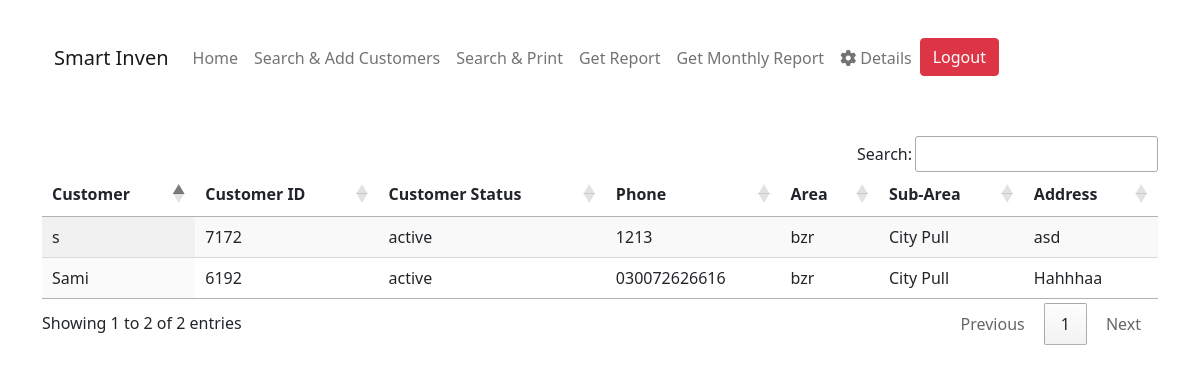
The app's page /total_customer/ (signed in) with its own data.
### main/models.py (models this page shows, shortened)
class Customers(models.Model):
    customer_id = models.CharField(
        max_length=4, blank=True, null=True, unique=True, verbose_name='Customer`s ID')
    name = models.CharField(max_length=1000, blank=False,
                            null=False, verbose_name='Customer`s Name')
    phone = models.CharField(max_length=13, blank=True,
                             null=True, verbose_name='Customer`s Phone Number')
    address = models.TextField(
        null=True, blank=True, verbose_name='Customer`s Address')
    customer_status = models.CharField(max_length=10, choices=(
        ('active', 'Active'), ('disabled', 'Disabled')), default='disabled', null=False)
    area = models.ForeignKey(Area, related_name='customer',
                             on_delete=models.CASCADE, verbose_name='Customer`s area')
    subarea = models.ForeignKey(SubArea, related_name='customer_sarea',
                                on_delete=models.CASCADE, verbose_name='Customer`s Sub-Area')
    customer_fee_assigned = models.DecimalField(max_digits=8, blank=False, null=False,
                                                decimal_places=2, verbose_name='Customer`s Assigned Fee')
    user = models.ForeignKey(User, related_name='user',
                             on_delete=models.CASCADE, verbose_name="Added BY Admin user")
    assigned_to_subuser = models.ForeignKey(
        Subuser, related_name='customersubuser', on_delete=models.CASCADE)

class Area(models.Model):
    area_name = models.CharField(
        max_length=265, blank=False, null=False, verbose_name='Area Name')
    area_user = models.ForeignKey(
        Subuser, related_name='subname', null=False, blank=False, on_delete=models.CASCADE)
    area_added_by = models.ForeignKey(
        User, related_name='adminuser', null=False, blank=False, on_delete=models.CASCADE)
    def __str__(self):
        return self.area_name

class SubArea(models.Model):
    area = models.ForeignKey(Area, related_name='customerarea',
                             on_delete=models.CASCADE, verbose_name='Main area')
    subarea_name = models.CharField(
        max_length=256, blank=False, null=False, verbose_name='Sub-Area`s Name')
    def __str__(self):
        return self.subarea_name

### main/views.py (the view)
# urls.py: path('total_customer/', views.get_total, name='total_customer'),
@login_required
def get_total(request):
    customer_total = {}
    subuser = Subuser.objects.filter(name=request.user.username).first()
    if not subuser:
        if Customers.objects.all().exists():
            customer_total = Customers.objects.all()
    else:
         if Customers.objects.all().exists():
            customer_total = Customers.objects.all().filter(assigned_to_subuser=subuser)
    return render(request, 'total_customers.html', {'customer_total': customer_total})

### main/templates/total_customers.html (shortened to what this page needs)
{% extends 'base.html' %} {% block title %}Disabled Customers{% endblock %} {% block navbar%}
<nav class="navbar navbar-expand-lg navbar-light container">
  <div class="container-fluid">
    <a class="navbar-brand" href="{% url 'home' %}">Smart Inven</a>
    <div class="collapse navbar-collapse" id="navbarNav">
      <ul class="navbar-nav">
        <li class="nav-item">
          <a class="nav-link" aria-current="page" href="{% url 'home' %}"
            >Home</a
          >
        </li>
        <li class="nav-item">
          <a class="nav-link" href="{% url 'search' %}"
            >Search & Add Customers</a
          >
        </li>
        <li class="nav-item">
          <a class="nav-link" href="{% url 'search-and-print' %}"
            >Search & Print</a
          >
        </li>
        <li class="nav-item">
          <a class="nav-link" href="{% url 'report' %}">Get Report</a>
        </li>
        <li class="nav-item">
          <a class="nav-link" href="{% url 'monthly_report' %}"
            >Get Monthly Report</a
          >
        </li>
        <li class="nav-item">
          <a class="nav-link" href="{% url 'details' %}"
            ><i class="fa fa-gear"></i> Details</a
          >
        </li>
        {% if request.user.is_authenticated %}
        <li class="nav-item">
          <a class="btn btn-danger" href="{% url 'logout' %}">Logout</a>
        </li>
        {% endif %}
      </ul>
    </div>
  </div>
</nav>
{% endblock %} {% block content %}
<div class="container">
  <div class="columns is-multiline mb-6" style="margin-top: 50px">
    <table id="myTable" class="display" style="width: 100%">
      <thead>
        <tr>
          <th scope="col">Customer</th>
          <th scope="col">Customer ID</th>
          <th scope="col">Customer Status</th>
          <th scope="col">Phone</th>
          <th scope="col">Area</th>
          <th scope="col">Sub-Area</th>
          <th scope="col">Address</th>
        </tr>
      </thead>
      <tbody>
        {% for customer_total in customer_total %}
        <tr>
          <td scope="row">{{customer_total.name}}</td>
          <td scope="row">{{customer_total.customer_id}}</td>
          <td scope="row">{{customer_total.customer_status}}</td>
          <td scope="row">{{ customer_total.phone }}</td>
          <td scope="row">{{ customer_total.area }}</td>
          <td scope="row">{{customer_total.subarea}}</td>
          <td scope="row">{{ customer_total.address }}</td>
        </tr>
        {% endfor %}
      </tbody>
    </table>
  </div>
</div>
{% endblock %}

### records on screen
Customers: name "Sami", customer_id "6192", customer_status "active", phone "030072626616", area "bzr", subarea "City Pull", address "Hahhhaa"
Customers: name "s", customer_id "7172", customer_status "active", phone "1213", area "bzr", subarea "City Pull", address "asd"
